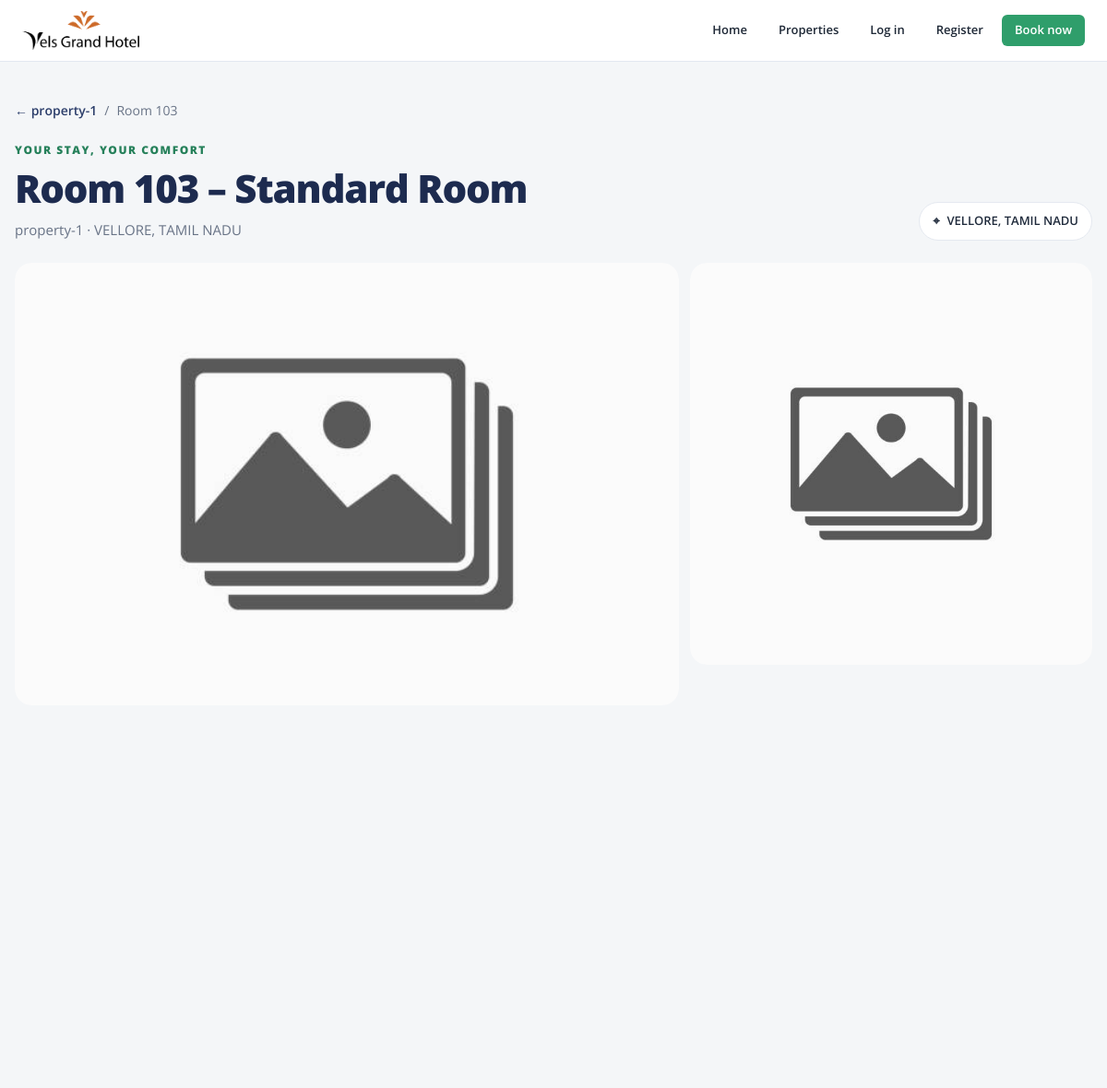
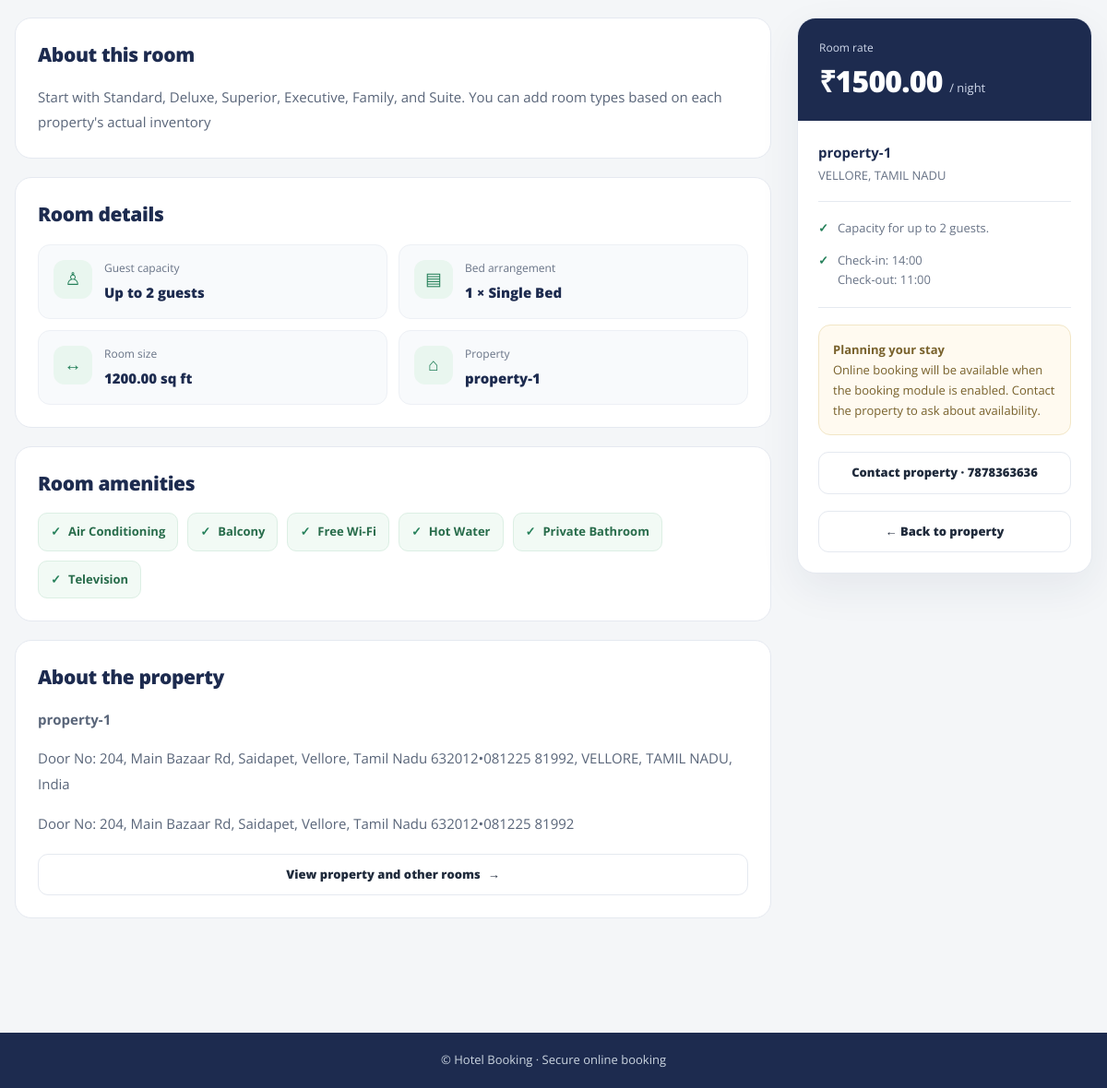
The app's page /rooms/2/ with its own data (2 pictures, top to bottom).
### rooms/models.py (models this page shows, shortened)
class Room(TimeStampedModel):
    class OperationalStatus(models.TextChoices):
        ACTIVE = "ACTIVE", "Active"
        OUT_OF_SERVICE = "OUT_OF_SERVICE", "Out of service"  # long-term; short blocks use RoomBlock
    class HousekeepingStatus(models.TextChoices):
        CLEAN = "CLEAN", "Clean"
        DIRTY = "DIRTY", "Dirty"
        INSPECTING = "INSPECTING", "Inspecting"
    class SizeUnit(models.TextChoices):
        SQFT = "SQFT", "sq ft"
        SQM = "SQM", "sq m"
    property = models.ForeignKey(Property, on_delete=models.PROTECT, related_name="rooms")
    room_type = models.ForeignKey(RoomType, on_delete=models.PROTECT, related_name="rooms")
    number = models.CharField(max_length=20)
    floor = models.SmallIntegerField(null=True, blank=True)
    description = models.TextField(blank=True)
    max_guests = models.PositiveSmallIntegerField(default=2)
    base_occupancy = models.PositiveSmallIntegerField(default=2)
    bed_count = models.PositiveSmallIntegerField(default=1)
    bed_type = models.ForeignKey(BedType, on_delete=models.PROTECT, related_name="rooms")
    size = models.DecimalField(max_digits=7, decimal_places=2, null=True, blank=True)
    size_unit = models.CharField(max_length=4, choices=SizeUnit.choices, default=SizeUnit.SQFT)
    price_per_night = models.DecimalField(max_digits=10, decimal_places=2, validators=[MinValueValidator(0)])
    extra_guest_charge = models.DecimalField(
        max_digits=10, decimal_places=2, default=0, validators=[MinValueValidator(0)]
    )
    monthly_only = models.BooleanField(default=False, help_text="Bookable in whole months only")
    amenities = models.ManyToManyField(Amenity, blank=True, related_name="rooms")
    operational_status = models.CharField(
        max_length=20, choices=OperationalStatus.choices, default=OperationalStatus.ACTIVE, db_index=True
    )
    housekeeping_status = models.CharField(
        max_length=20, choices=HousekeepingStatus.choices, default=HousekeepingStatus.CLEAN
    )
    class Meta:
        ordering = ["property", "number"]
        constraints = [
            models.UniqueConstraint(fields=["property", "number"], name="uniq_room_number_per_property"),
            models.CheckConstraint(condition=Q(price_per_night__gte=0), name="room_price_non_negative"),
            models.CheckConstraint(condition=Q(extra_guest_charge__gte=0), name="room_extra_charge_non_negative"),
            models.CheckConstraint(condition=Q(max_guests__gte=1), name="room_max_guests_min_1"),
            models.CheckConstraint(condition=Q(base_occupancy__gte=1), name="room_base_occupancy_min_1"),
            models.CheckConstraint(
                condition=Q(base_occupancy__lte=F("max_guests")), name="room_base_occupancy_lte_max"
            ),
        ]
        indexes = [models.Index(fields=["property", "operational_status"])]

class RoomType(TimeStampedModel):
    name = models.CharField(max_length=100, unique=True)  # Deluxe, Suite, Standard...
    description = models.TextField(blank=True)
    class Meta:
        ordering = ["name"]

class RoomImage(TimeStampedModel):
    room = models.ForeignKey(Room, on_delete=models.CASCADE, related_name="images")
    image = models.ImageField(upload_to=room_image_path)
    caption = models.CharField(max_length=200, blank=True)
    sort_order = models.PositiveSmallIntegerField(default=0)
    class Meta:
        ordering = ["sort_order", "id"]

class BedType(TimeStampedModel):
    name = models.CharField(max_length=50, unique=True)  # Single, Double, Queen, King, Twin
    class Meta:
        ordering = ["name"]

### properties/models.py (models this page shows, shortened)
class Property(TimeStampedModel):
    name = models.CharField(max_length=200)
    slug = models.SlugField(max_length=220, unique=True)
    description = models.TextField(blank=True)
    address_line = models.CharField(max_length=255)
    city = models.CharField(max_length=100, db_index=True)
    state = models.CharField(max_length=100)
    country = models.CharField(max_length=100, default="India")
    phone = models.CharField(max_length=20)
    email = models.EmailField()
    timezone = models.CharField(max_length=64, default="Asia/Kolkata", validators=[validate_timezone])
    check_in_time = models.TimeField(default="14:00")
    check_out_time = models.TimeField(default="11:00")
    free_cancellation_hours = models.PositiveIntegerField(default=24)
    tax_percent = models.DecimalField(
        max_digits=5, decimal_places=2, default=0,
        validators=[MinValueValidator(0), MaxValueValidator(100)],
    )
    amenities = models.ManyToManyField(Amenity, blank=True, related_name="properties")
    is_active = models.BooleanField(default=True, db_index=True)
    class Meta:
        verbose_name_plural = "properties"
        ordering = ["name"]
        constraints = [
            models.CheckConstraint(
                condition=Q(tax_percent__gte=0) & Q(tax_percent__lte=100),
                name="property_tax_percent_0_100",
            ),
        ]

class Amenity(TimeStampedModel):
    class Scope(models.TextChoices):
        PROPERTY = "PROPERTY", "Property"
        ROOM = "ROOM", "Room"
        BOTH = "BOTH", "Property and room"
    name = models.CharField(max_length=100, unique=True)
    scope = models.CharField(max_length=10, choices=Scope.choices, default=Scope.BOTH)
    icon = models.CharField(max_length=50, blank=True, help_text="CSS icon class, optional")
    is_active = models.BooleanField(default=True)
    class Meta:
        verbose_name_plural = "amenities"
        ordering = ["name"]

### rooms/views.py (the view)
# urls.py: path("rooms/<int:pk>/", room_views.RoomDetailView.as_view(), name="room_detail"),
class RoomDetailView(DetailView):
    template_name = "rooms/room_detail.html"
    context_object_name = "room"
    def get_queryset(self):
        return (
            Room.objects.filter(operational_status=Room.OperationalStatus.ACTIVE, property__is_active=True)
            .select_related("property", "room_type", "bed_type")
            .prefetch_related("amenities", "images")
        )

### templates/rooms/room_detail.html (shortened to what this page needs)
{% extends "base.html" %}
{% block content %}
<div class="room-page">
  <nav class="room-breadcrumb" aria-label="Breadcrumb">
    <a href="{% url 'property_detail' room.property.slug %}">← {{ room.property.name }}</a>
    <span>/</span>
    <span>Room {{ room.number }}</span>
  </nav>
  <header class="room-heading">
    <div>
      <p class="room-eyebrow">Your stay, your comfort</p>
      <h1 class="room-title">Room {{ room.number }}{% if room.room_type.name %} – {{ room.room_type.name }}{% endif %}</h1>
      <p class="room-subtitle">{{ room.property.name }} · {{ room.property.city }}, {{ room.property.state }}</p>
    </div>
    <div class="room-location-pill">
      <span aria-hidden="true">⌖</span>
      {{ room.property.city }}, {{ room.property.state }}
    </div>
  </header>
  <section class="room-gallery" aria-label="Room photo gallery">
    {% for img in room.images.all %}
      {% if forloop.first %}
        <a class="room-gallery-main" href="{{ img.image.url }}" target="_blank" rel="noopener">
          <img src="{{ img.image.url }}" alt="{{ img.caption|default:room.number }}" fetchpriority="high">
        </a>
      {% endif %}
    {% empty %}
      <div class="room-no-image">
        <span class="room-no-image-symbol" aria-hidden="true">⌂</span>
        <strong>Room photos coming soon</strong>
        <span>Images for this room will appear here.</span>
      </div>
    {% endfor %}
    {% with images=room.images.all %}
      {% if images|length > 1 %}
        <div class="room-gallery-side">
          {% for img in images %}
            {% if forloop.counter == 2 or forloop.counter == 3 %}
              <a href="{{ img.image.url }}" target="_blank" rel="noopener">
                <img src="{{ img.image.url }}" alt="{{ img.caption|default:room.number }}" loading="lazy">
              </a>
            {% endif %}
          {% endfor %}
        </div>
      {% endif %}
    {% endwith %}
  </section>
  <div class="room-content-grid">
    <main class="room-main-column">
      <section class="room-panel">
        <h2>About this room</h2>
        {% if room.description %}
          <div class="room-description">{{ room.description|linebreaks }}</div>
        {% else %}
          <p class="room-description">Enjoy a comfortable stay at {{ room.property.name }}. Contact the property for more information about this room.</p>
        {% endif %}
      </section>
      <section class="room-panel">
        <h2>Room details</h2>
        <div class="room-feature-grid">
          <div class="room-feature">
            <div class="room-feature-icon" aria-hidden="true">♙</div>
            <div>
              <span class="room-feature-label">Guest capacity</span>
              <span class="room-feature-value">Up to {{ room.max_guests }} guests</span>
            </div>
          </div>
          <div class="room-feature">
            <div class="room-feature-icon" aria-hidden="true">▤</div>
            <div>
              <span class="room-feature-label">Bed arrangement</span>
              <span class="room-feature-value">{{ room.bed_count }} × {{ room.bed_type.name }}</span>
            </div>
          </div>
          {% if room.size %}
            <div class="room-feature">
              <div class="room-feature-icon" aria-hidden="true">↔</div>
              <div>
                <span class="room-feature-label">Room size</span>
                <span class="room-feature-value">{{ room.size }} {{ room.get_size_unit_display }}</span>
              </div>
            </div>
          {% endif %}
          <div class="room-feature">
            <div class="room-feature-icon" aria-hidden="true">⌂</div>
            <div>
              <span class="room-feature-label">Property</span>
              <span class="room-feature-value">{{ room.property.name }}</span>
            </div>
          </div>
        </div>
      </section>
      <section class="room-panel">
        <h2>Room amenities</h2>
        <div class="room-amenities">
          {% for a in room.amenities.all %}
            <span class="room-amenity">
              <span class="room-amenity-symbol" aria-hidden="true">✓</span>
              {{ a.name }}
            </span>
          {% empty %}
            <p class="room-empty">Room amenities have not been added yet.</p>
          {% endfor %}
        </div>
      </section>
      <section class="room-panel">
        <h2>About the property</h2>
        <div class="room-description">
          <p><strong>{{ room.property.name }}</strong></p>
          <p>{{ room.property.address_line }}, {{ room.property.city }}, {{ room.property.state }}, {{ room.property.country }}</p>
          {% if room.property.description %}
            <p>{{ room.property.description|linebreaksbr }}</p>
          {% endif %}
        </div>
        <a class="room-back-link" href="{% url 'property_detail' room.property.slug %}">
          View property and other rooms <span aria-hidden="true">→</span>
        </a>
      </section>
    </main>
    <aside>
      <div class="room-booking-card">
        <div class="room-booking-top">
          <small>Room rate</small>
          <div class="room-price">₹{{ room.price_per_night }} <small>/ night</small></div>
        </div>
        <div class="room-booking-body">
          <p class="room-booking-property">
            <strong>{{ room.property.name }}</strong>
            {{ room.property.city }}, {{ room.property.state }}
          </p>
          <hr class="room-booking-divider">
          <div class="room-booking-note">
            <span class="room-booking-note-symbol" aria-hidden="true">✓</span>
            <span>Capacity for up to {{ room.max_guests }} guests.</span>
          </div>
          <div class="room-booking-note" style="margin-top: 13px;">
            <span class="room-booking-note-symbol" aria-hidden="true">✓</span>
            <span>Check-in: {{ room.property.check_in_time|time:"H:i" }}<br>Check-out: {{ room.property.check_out_time|time:"H:i" }}</span>
          </div>
          <hr class="room-booking-divider">
          <div class="room-policy-box">
            <strong>Planning your stay</strong><br>
            Online booking will be available when the booking module is enabled. Contact the property to ask about availability.
          </div>
          {% if room.property.phone %}
            <a class="room-back-link" href="tel:{{ room.property.phone }}">Contact property · {{ room.property.phone }}</a>
          {% endif %}
          <a class="room-back-link" href="{% url 'property_detail' room.property.slug %}">
            ← Back to property
          </a>
        </div>
      </div>
    </aside>
  </div>
</div>
{% endblock %}

### static/css/site.css (style rules this page uses)
:root { --brand:#0b5ed7; --text:#1f2937; --muted:#6b7280; --bg:#f8fafc; }
* { box-sizing:border-box; }
body { margin:0; font-family:system-ui,sans-serif; color:var(--text); background:var(--bg); line-height:1.5; }
a { color:var(--brand); }

### templates/base.html (style rules this page uses)
:root { --ink:#1f2937;--muted:#718096;--line:#e2e8f0;--bg:#f4f6f8;--green:#2f9e6b;--green-d:#25805a;--gold:#d4a743;--navy:#1d2b4f }
body { font-family:'Open Sans',Arial,sans-serif;background:var(--bg);color:var(--ink);line-height:1.5 }

### records on screen
Room: property.name "property-1", number "103", room_type.name "Standard Room", property.city "VELLORE", property.state "TAMIL NADU", description "Start with Standard, Deluxe, Superior, Executive, Family, and Suite. You can add room types based on each property's actual inventory", max_guests "2", bed_count "1", bed_type.name "Single Bed", size "1200.00", size_unit "sq ft", property.address_line "Door No: 204, Main Bazaar Rd, Saidapet, Vellore, Tamil Nadu 632012•081225 81992", property.country "India", property.description "Door No: 204, Main Bazaar Rd, Saidapet, Vellore, Tamil Nadu 632012•081225 81992", price_per_night "1500.00", property.check_in_time "14:00", property.check_out_time "11:00", property.phone "7878363636"
RoomImage: image (picture)
RoomImage: image (picture)
Amenity: name "Air Conditioning"
Amenity: name "Balcony"
Amenity: name "Free Wi-Fi"
Amenity: name "Hot Water"
Amenity: name "Private Bathroom"
Amenity: name "Television"
